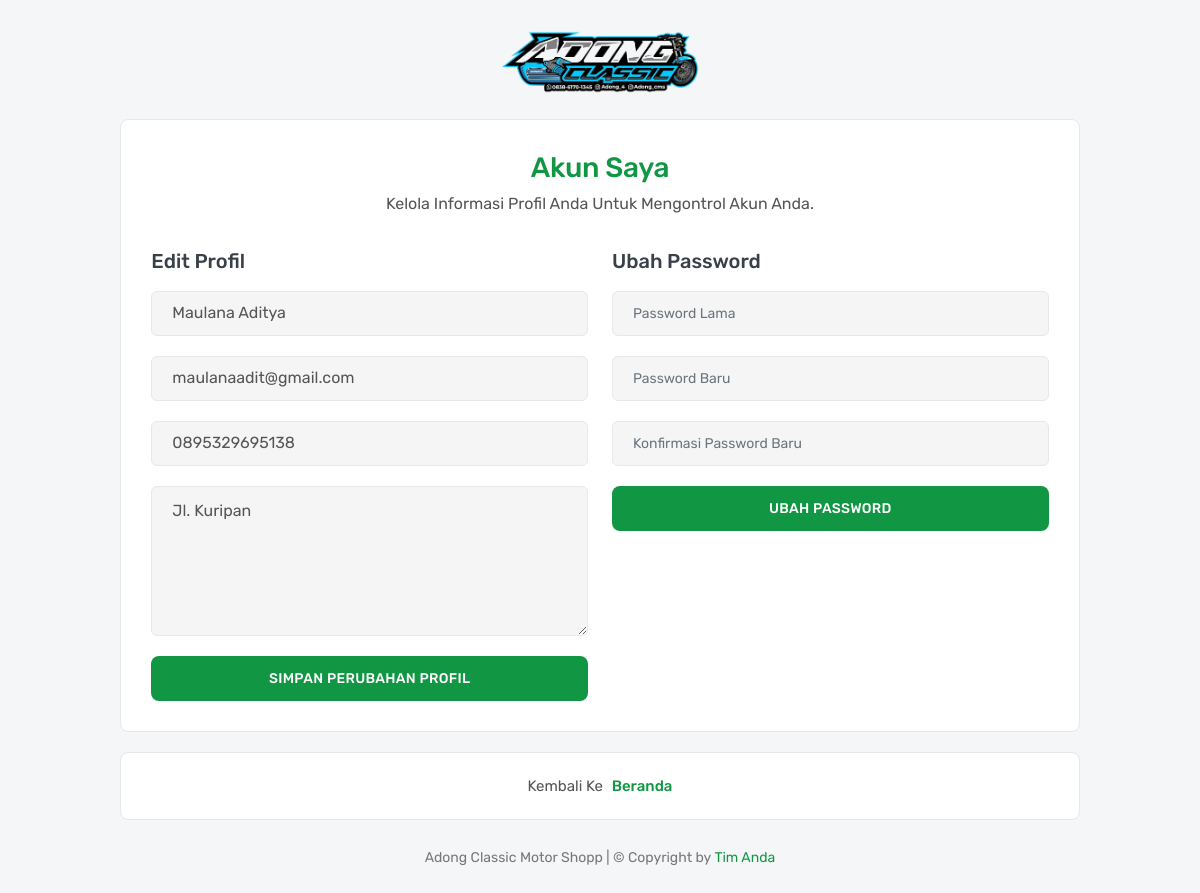
The app's page /akun_saya.php (signed in) with its own data.
### tables this page shows
CREATE TABLE `meta` (
  `id_meta` int(11) NOT NULL,
  `nama_instansi` varchar(255) DEFAULT NULL,
  `pimpinan` varchar(255) DEFAULT NULL,
  `telepon` varchar(50) DEFAULT NULL,
  `email` varchar(100) DEFAULT NULL,
  `alamat` text DEFAULT NULL,
  `logo` varchar(255) DEFAULT NULL
);

CREATE TABLE `pengguna` (
  `id_pengguna` int(11) NOT NULL,
  `nama_lengkap` varchar(255) NOT NULL,
  `email` varchar(255) NOT NULL,
  `telepon` varchar(20) DEFAULT NULL,
  `alamat` text DEFAULT NULL,
  `password` varchar(100) NOT NULL,
  `peran` enum('pelanggan','admin','kurir') NOT NULL DEFAULT 'pelanggan',
  `tanggal_daftar` timestamp NOT NULL DEFAULT current_timestamp()
);

### admin/inc/helper.php (called while the page is built, shortened)
<?php
function sanitize($data) {
    return htmlspecialchars($data, ENT_QUOTES, 'UTF-8');
}
?>

### akun_saya.php (the view, shortened to what this page needs)
<?php
require_once 'admin/inc/koneksi.php';
require_once 'admin/inc/helper.php';
$id_pelanggan = $_SESSION['customer_id'];
$sql_pelanggan = "SELECT * FROM pengguna WHERE id_pengguna = $id_pelanggan";
$result_pelanggan = $koneksi->query($sql_pelanggan);
$pelanggan = $result_pelanggan->fetch_assoc();
$meta = $koneksi->query("SELECT * FROM meta WHERE id_meta = 1")->fetch_assoc();
?>
<!DOCTYPE html>
<html lang="id">
<head>
    <link rel="stylesheet" href="fonts/icofont/icofont.min.css">
    <link rel="stylesheet" href="fonts/fontawesome/fontawesome.min.css">
    <link rel="stylesheet" href="vendor/bootstrap/bootstrap.min.css">
    <link rel="stylesheet" href="css/main.css">
    <link rel="stylesheet" href="css/user-auth.css">
</head>
<body>
    <section class="user-form-part">
        <div class="container">
            <div class="row justify-content-center">
                <div class="col-12 col-sm-10 col-md-12 col-lg-12 col-xl-10">
                    <div class="user-form-logo">
                        <a href="index.php"><img src="admin/assets/images/<?= sanitize($meta['logo'] ?? 'logo.png'); ?>" alt="logo"></a>
                    </div>
                    <div class="user-form-card">
                        <div class="user-form-title">
                            <h2>Akun Saya</h2>
                            <p>Kelola informasi profil Anda untuk mengontrol akun Anda.</p>
                        </div>
                        <div class="row">
                            <div class="col-lg-6">
                                <form class="user-form" method="POST">
                                    <h4 class="mb-3">Edit Profil</h4>
                                    <div class="form-group">
                                        <input type="text" name="nama_lengkap" class="form-control" placeholder="Nama Lengkap" value="<?= sanitize($pelanggan['nama_lengkap']); ?>" required>
                                    </div>
                                    <div class="form-group">
                                        <input type="email" name="email" class="form-control" placeholder="Email" value="<?= sanitize($pelanggan['email']); ?>" required>
                                    </div>
                                    <div class="form-group">
                                        <input type="text" name="telepon" class="form-control" placeholder="Telepon" value="<?= sanitize($pelanggan['telepon']); ?>">
                                    </div>
                                    <div class="form-group">
                                        <textarea class="form-control" name="alamat" placeholder="Alamat Lengkap"><?= sanitize($pelanggan['alamat']); ?></textarea>
                                    </div>
                                    <div class="form-button">
                                        <button type="submit" name="update_profil">Simpan Perubahan Profil</button>
                                    </div>
                                </form>
                            </div>
                            <div class="col-lg-6">
                                <form class="user-form" method="POST">
                                    <h4 class="mb-3">Ubah Password</h4>
                                    <div class="form-group">
                                        <input type="password" name="password_lama" class="form-control" placeholder="Password Lama" required>
                                    </div>
                                    <div class="form-group">
                                        <input type="password" name="password_baru" class="form-control" placeholder="Password Baru" required>
                                    </div>
                                    <div class="form-group">
                                        <input type="password" name="konfirmasi_password" class="form-control" placeholder="Konfirmasi Password Baru" required>
                                    </div>
                                    <div class="form-button">
                                        <button type="submit" name="update_password">Ubah Password</button>
                                    </div>
                                </form>
                            </div>
                        </div>
                    </div>
                    <div class="user-form-remind">
                        <p>Kembali ke <a href="index.php">Beranda</a></p>
                    </div>
                    <div class="user-form-footer">
                        <p><?= sanitize($meta['nama_instansi'] ?? 'Greeny'); ?> | &copy; Copyright by <a href="#">Tim Anda</a></p>
                    </div>
                </div>
            </div>
        </div>
    </section>
</body>
</html>

### css/user-auth.css (style rules this page uses)
.user-form-part { padding-top: 30px; }
.user-form-logo { text-align: center; margin-bottom: 25px; }
.user-form-logo img { width: 200px; }
.user-form-card { padding: 30px; border-radius: 8px; margin-bottom: 20px; background: var(--white); border: 1px solid var(--border); }
.user-form-title { text-align: center; margin-bottom: 30px; }
.user-form-title h2 { font-size: 28px; line-height: 36px; margin-bottom: 5px; color: var(--primary); }
.user-form-title p { text-transform: capitalize; }
.user-form { width: 100%; }
.user-form .form-group { margin-bottom: 20px; }
.form-button { text-align: center; }
.form-button button { width: 100%; height: 45px; font-size: 14px; font-weight: 500; line-height: 45px; border-radius: 8px; letter-spacing: 0.3px; text-align: center; text-transform: uppercase; color: var(--white); background: var(--primary); }
.user-form-remind { padding: 20px; border-radius: 8px; text-align: center; background: var(--white); border: 1px solid var(--border); }
.user-form-remind p { font-size: 15px; text-transform: capitalize; }
.user-form-remind p a { font-weight: 500; margin-left: 5px; color: var(--primary); }
.user-form-footer { text-align: center; margin-top: 25px; margin-bottom: 40px; }
.user-form-footer p { font-size: 14px; color: var(--gray); }
.user-form-footer p a { color: var(--primary); transition: all linear .3s; -webkit-transition: all linear .3s; -moz-transition: all linear .3s; -ms-transition: all linear .3s; -o-transition: all linear .3s; }

### records on screen
meta: logo (picture), nama_instansi "Adong Classic Motor Shopp"
pengguna: nama_lengkap "Maulana Aditya", email "maulanaadit@gmail.com", telepon "0895329695138", alamat "Jl. Kuripan"
